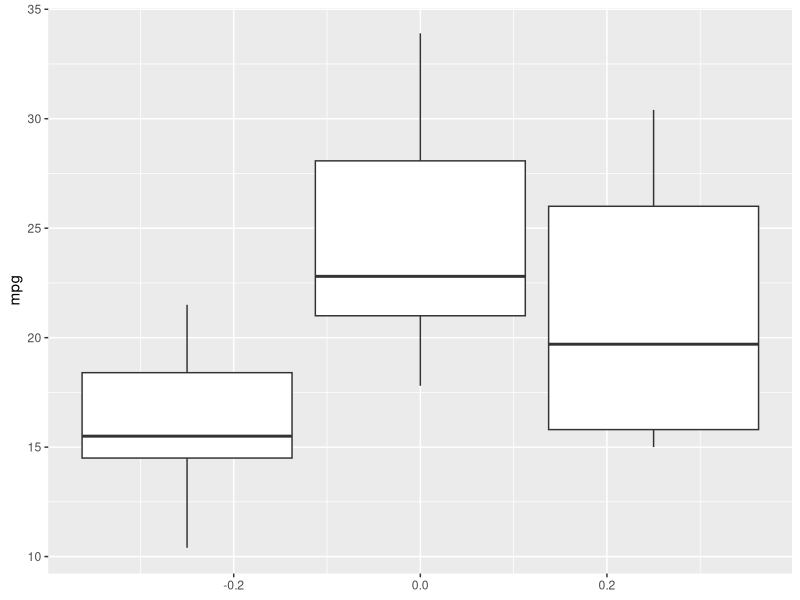

Write R code to recreate this figure. (Note: this script raises an error after producing the figure.)
library("sessioninfo")
library("here")
library("ggplot2")

## Hello world
print("Soy Mike")

## Directorios
dir_plots <- here::here("figuras")
dir_rdata <- here::here("processed-data")

## Crear directorio para las figuras y archivos
dir.create(dir_plots, showWarnings = FALSE)
dir.create(dir_rdata, showWarnings = FALSE)

## Hacer una imagen de ejemplo
pdf(file.path(dir_plots, "mtcars_gear_vs_mpg.pdf"),
    useDingbats = FALSE
)
ggplot(mtcars, aes(group = gear, y = mpg)) +
  geom_boxplot()
dev.off()

## Para reproducir mi código
options(width = 120)
sessioninfo::session_info()

# ─ Session info ───────────────────────────────────────────────────────────────────────────────────────────────────────
# setting  value
# version  R version 4.3.2 (2023-10-31 ucrt)
# os       Windows 11 x64 (build 22631)
# system   x86_64, mingw32
# ui       RStudio
# language (EN)
# collate  Spanish_Mexico.utf8
# ctype    Spanish_Mexico.utf8
# tz       America/Mexico_City
# date     2024-02-11
# rstudio  2023.12.1+402 Ocean Storm (desktop)
# pandoc   NA
#
# ─ Packages ───────────────────────────────────────────────────────────────────────────────────────────────────────────
# package     * version date (UTC) lib source
# cli           3.6.2   2023-12-11 [1] CRAN (R 4.3.2)
# colorspace    2.1-0   2023-01-23 [1] CRAN (R 4.3.2)
# dplyr         1.1.4   2023-11-17 [1] CRAN (R 4.3.2)
# fansi         1.0.6   2023-12-08 [1] CRAN (R 4.3.2)
# farver        2.1.1   2022-07-06 [1] CRAN (R 4.3.2)
# fs            1.6.3   2023-07-20 [1] CRAN (R 4.3.2)
# generics      0.1.3   2022-07-05 [1] CRAN (R 4.3.2)
# ggplot2     * 3.4.4   2023-10-12 [1] CRAN (R 4.3.2)
# glue          1.7.0   2024-01-09 [1] CRAN (R 4.3.2)
# gtable        0.3.4   2023-08-21 [1] CRAN (R 4.3.2)
# here        * 1.0.1   2020-12-13 [1] CRAN (R 4.3.2)
# labeling      0.4.3   2023-08-29 [1] CRAN (R 4.3.1)
# lifecycle     1.0.4   2023-11-07 [1] CRAN (R 4.3.2)
# magrittr      2.0.3   2022-03-30 [1] CRAN (R 4.3.2)
# munsell       0.5.0   2018-06-12 [1] CRAN (R 4.3.2)
# pillar        1.9.0   2023-03-22 [1] CRAN (R 4.3.2)
# pkgconfig     2.0.3   2019-09-22 [1] CRAN (R 4.3.2)
# purrr         1.0.2   2023-08-10 [1] CRAN (R 4.3.2)
# R6            2.5.1   2021-08-19 [1] CRAN (R 4.3.2)
# rlang         1.1.3   2024-01-10 [1] CRAN (R 4.3.2)
# rprojroot     2.0.4   2023-11-05 [1] CRAN (R 4.3.2)
# rstudioapi    0.15.0  2023-07-07 [1] CRAN (R 4.3.2)
# scales        1.3.0   2023-11-28 [1] CRAN (R 4.3.2)
# sessioninfo * 1.2.2   2021-12-06 [1] CRAN (R 4.3.2)
# tibble        3.2.1   2023-03-20 [1] CRAN (R 4.3.2)
# tidyselect    1.2.0   2022-10-10 [1] CRAN (R 4.3.2)
# usethis       2.2.2   2023-07-06 [1] CRAN (R 4.3.2)
# utf8          1.2.4   2023-10-22 [1] CRAN (R 4.3.2)
# vctrs         0.6.5   2023-12-01 [1] CRAN (R 4.3.2)
# withr         3.0.0   2024-01-16 [1] CRAN (R 4.3.2)
#
# [1] C:/Users/nahua/AppData/Local/R/win-library/4.3
# [2] C:/Program Files/R/R-4.3.2/library
#
# ──────────────────────────────────────────────────────────────────────────────────────────────────────────────────────
